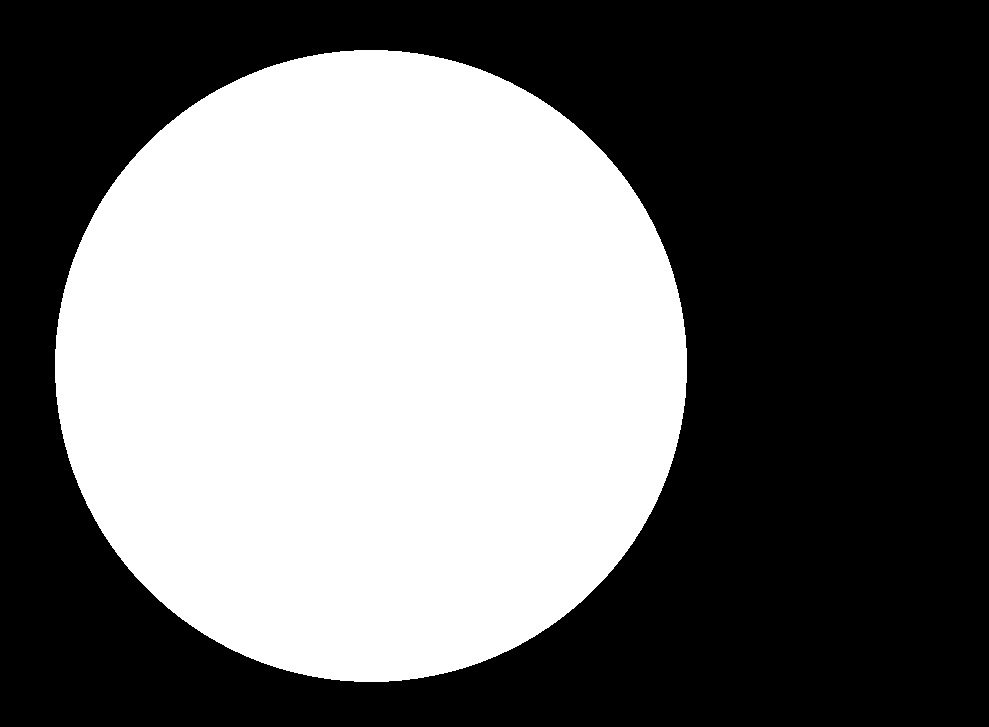
#> input picture Extraccion caracteristicas/img/A6.jpg, 989 x 727 px
$ python ShapeClassificator.py img/A6.jpg img/A6.jpg   (older library calls are emulated)
#> lines starting #> are read from the running program, lines starting #| are printed output that depends on the picture; after the words box and inside, x2 and y2 are one past the last pixel; in counts of white or black regions, pixels touching at a corner belong together; long printed decimals are rounded
# -*- coding: utf-8 -*-
"""
Created on Tue Mar 20 16:20:34 2018

@author: Jose Villalobos

This program, classifies an shape as the following classes:
    - Star
    - Circle
    - Square
"""

import numpy as np
import cv2
import sys # used for load the image

consoleApp = False;

if (consoleApp):
    img = cv2.imread(sys.argv[1], cv2.IMREAD_GRAYSCALE if (sys.argv[2] == '-b') else cv2.IMREAD_COLOR)
else:
    fileName = 'A6'
    img = cv2.imread('img/'+fileName+'.jpg', cv2.IMREAD_GRAYSCALE);
#> img is the input picture: shape (727, 989); min 0, max 255, mean 111.3


while(True):

    m = cv2.moments(img)
#> m = moments, m00 79991440, centre m10/m00, m01/m00 = (370.5, 365.5)

    area = m['m00'] # Area from moments, same as  cv2.contourArea()
#> area = 79991440
    imgEdge = cv2.Canny(img, 100, 200) # Canny(img, minVal, maxVal) https://docs.opencv.org/3.1.0/da/d22/tutorial_py_canny.html
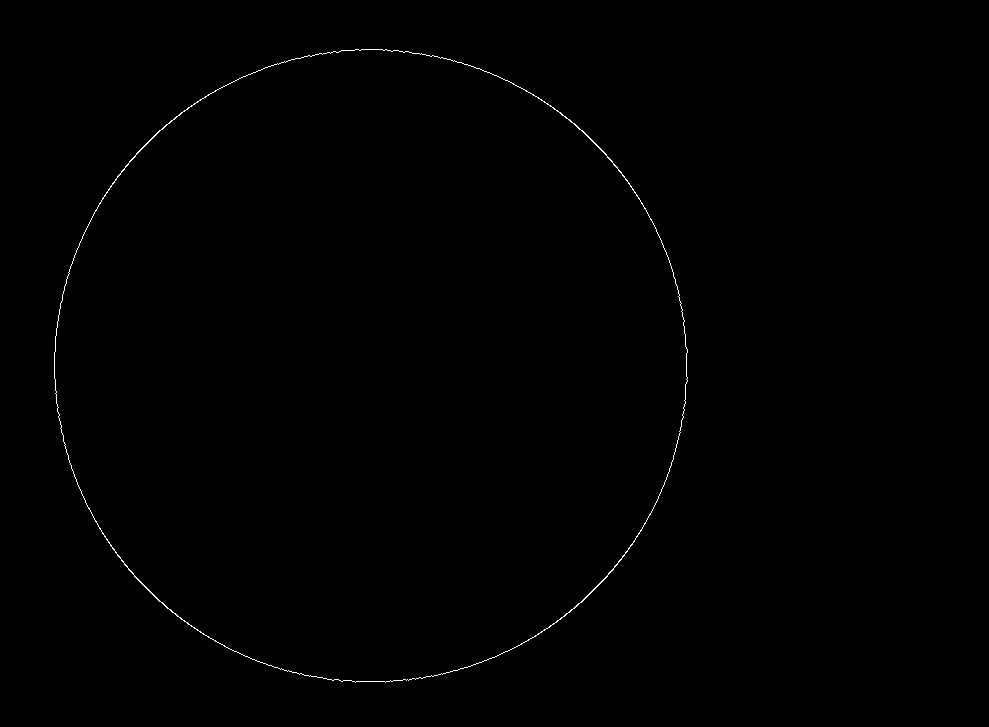
#> imgEdge: shape (727, 989); 0.29% white in thin lines or dots, all inside (x1, y1, x2, y2) = (54, 49, 688, 683)

    # For better accuracy, use binary images. So before finding contours, apply threshold or canny edge detection.
    im, contourns, hierarchy = cv2.findContours(imgEdge, cv2.RETR_EXTERNAL, cv2.CHAIN_APPROX_SIMPLE) # Get the contorn
#> contourns = 1 contour; box (x1, y1, x2, y2) and area: (54, 49, 688, 683) 313845
    perimeter = cv2.arcLength(contourns[0], True) # Get the perimeter
#> perimeter = 2132.6
    print('The perimeter is: ' + str(perimeter))
#| The perimeter is: 2132.626
    centroidPos = (int(m['m10']/m['m00']), int(m['m01']/m['m00'])) # Centroid position
#> centroidPos = (370, 365)

    # C Feature = perimeter**2 / Area
    c = (perimeter**2) / area
#> c = 0.0569
    print('The C feature is: ' + str(c))
#| The C feature is: 0.05686

    '''
    All the circles have a c feature aproximately equal to 0.05
    then, we can check if a shape is an circle with the following condition
    c < 0.06

    the C feature is aproximatelly equal to 0.063 for all the squares, then we can check if a shape is
    an square with the following condition
    0.06 < c < 0.07

    The C feature is aproximatelly equal to 0.7 for all the stars, then we can check if a shape is an square
    with the following condition
    0.7 < c < 0.8
    '''
    if ( c < 0.06):
        # It is an circle
        print('Shape: circle')
    elif(0.06 < c < 0.07):
        # It is an square
        print('Shape: square')
    elif(0.7 < c < 0.8):
        # It is a star
        print('Shape: star')

    # TODO: Segment the bigger shape for do the calculttions (See example-image ./img/A7.jpg )


    img = cv2.cvtColor(img, cv2.COLOR_GRAY2BGR)
    img = cv2.circle(img, centroidPos, 20, (0, 255, 0), thickness=-1) # Negative thickness means that a filled circle is to be drawn.
    img = cv2.drawContours(img, contourns, 0, (255, 0, 0), thickness=10) # Draws the contours in blue
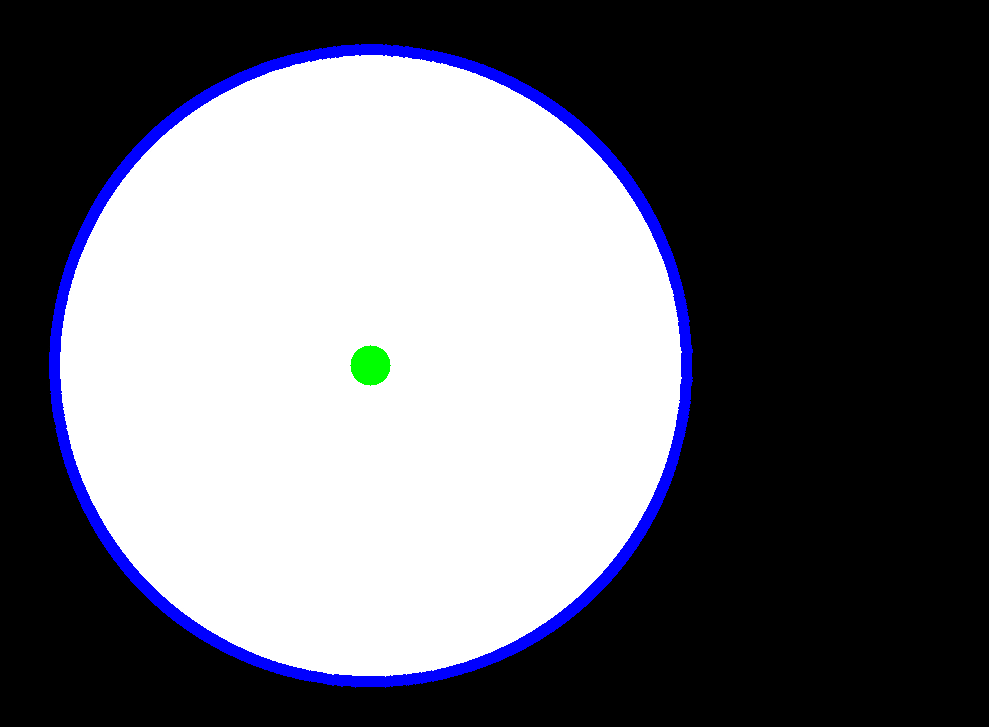
#> img: shape (727, 989, 3); mean B, G, R 114.9, 107.3, 106.9


    cv2.imshow("Canny", imgEdge)
    cv2.imshow('Image', img)

    ch = 0xFF & cv2.waitKey()
#> (key q is pressed here)
    if (ch == ord('q') or ch == ord('Q')):
        #cv2.imwrite("resultado.jpg", salida)
        break;
cv2.destroyAllWindows();

$ run again, with Extraccion caracteristicas/img/A7.jpg copied over Extraccion caracteristicas/img/A6.jpg
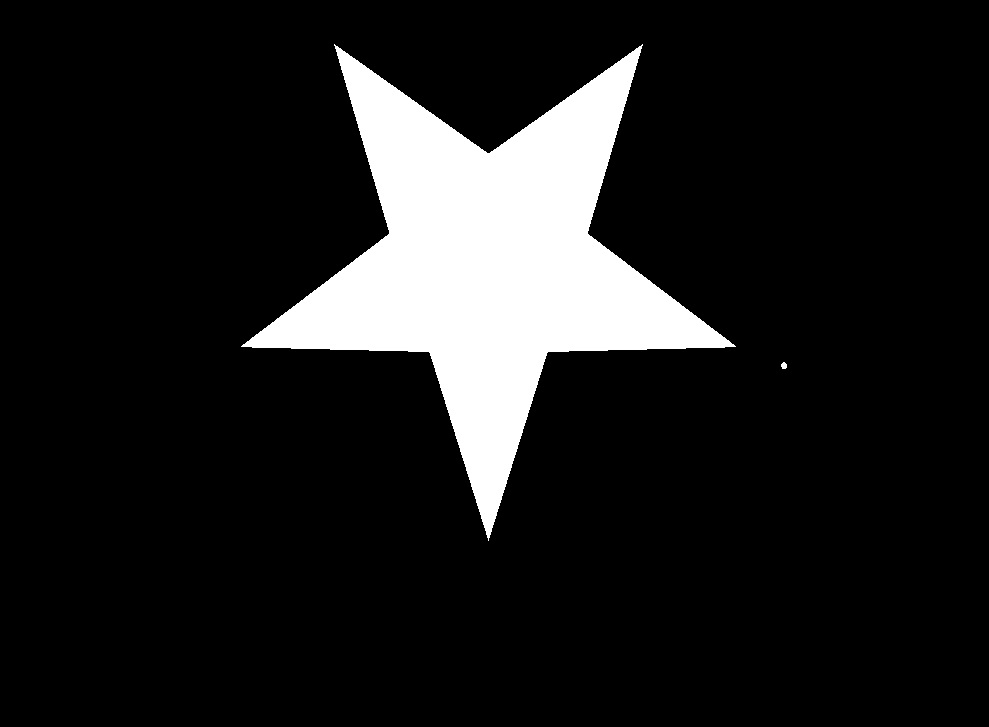
#> input picture Extraccion caracteristicas/img/A7.jpg, 989 x 727 px
#> img is the input picture: shape (727, 989); min 0, max 255, mean 29.6
#> m = moments, m00 21273422, centre m10/m00, m01/m00 = (488.1, 262.7)
#> area = 21273422
#> `imgEdge = cv2.Canny(img, 100, 200)`:
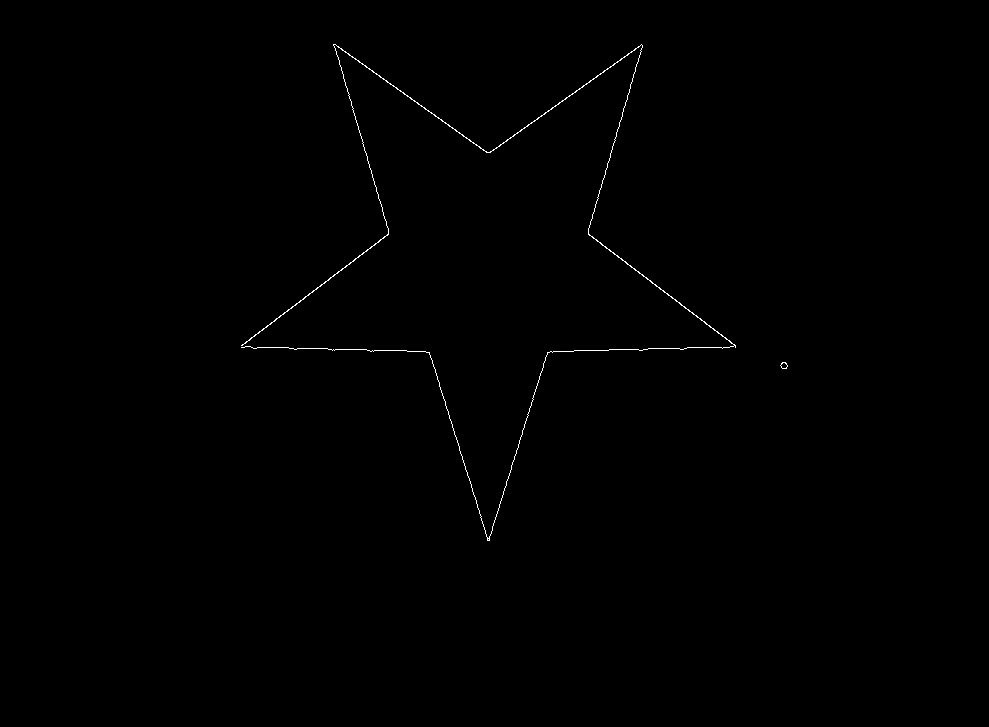
#> imgEdge: shape (727, 989); 0.28% white in thin lines or dots, all inside (x1, y1, x2, y2) = (241, 44, 788, 541)
#> contourns = 2 contours; box (x1, y1, x2, y2) and area: (241, 44, 736, 541) 286, (780, 362, 788, 369) 32
#> perimeter = 21.9
#| The perimeter is: 21.899
#> centroidPos = (488, 262)
#> c = 2.25e-05
#| The C feature is: 2.2543992736953156e-05
#> `img = cv2.circle(img, centroidPos, 20, (0, 255, 0), thickness=-1)`:
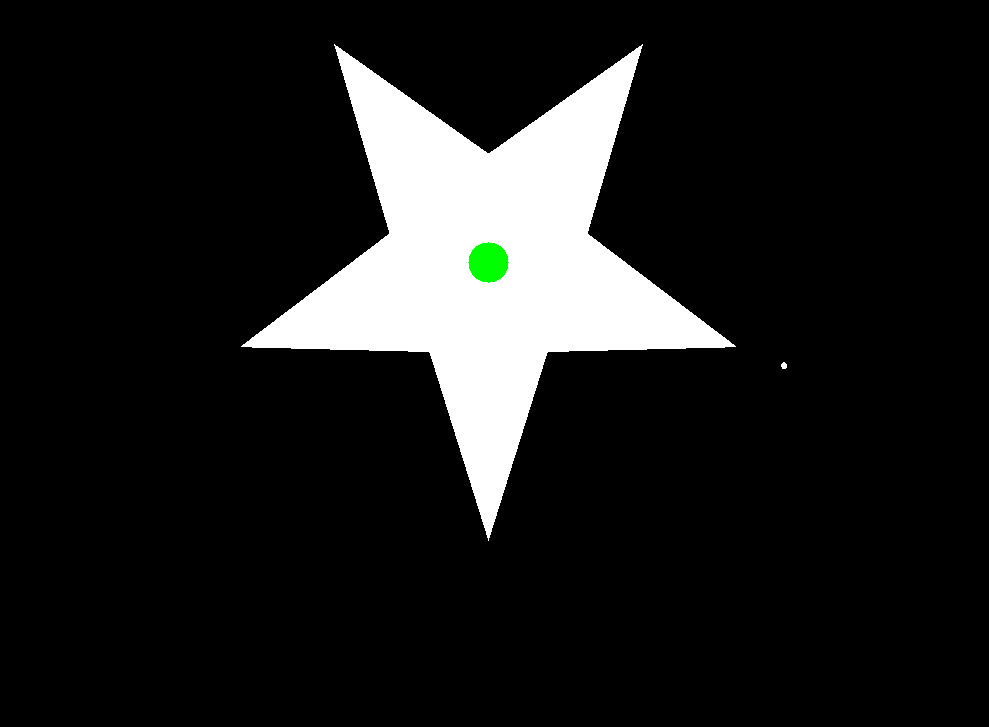
#> img: shape (727, 989, 3); 0.17% of pixels changed, all inside (x1, y1, x2, y2) = (468, 242, 509, 283)

$ run again, with Extraccion caracteristicas/img/A0.jpg copied over Extraccion caracteristicas/img/A6.jpg
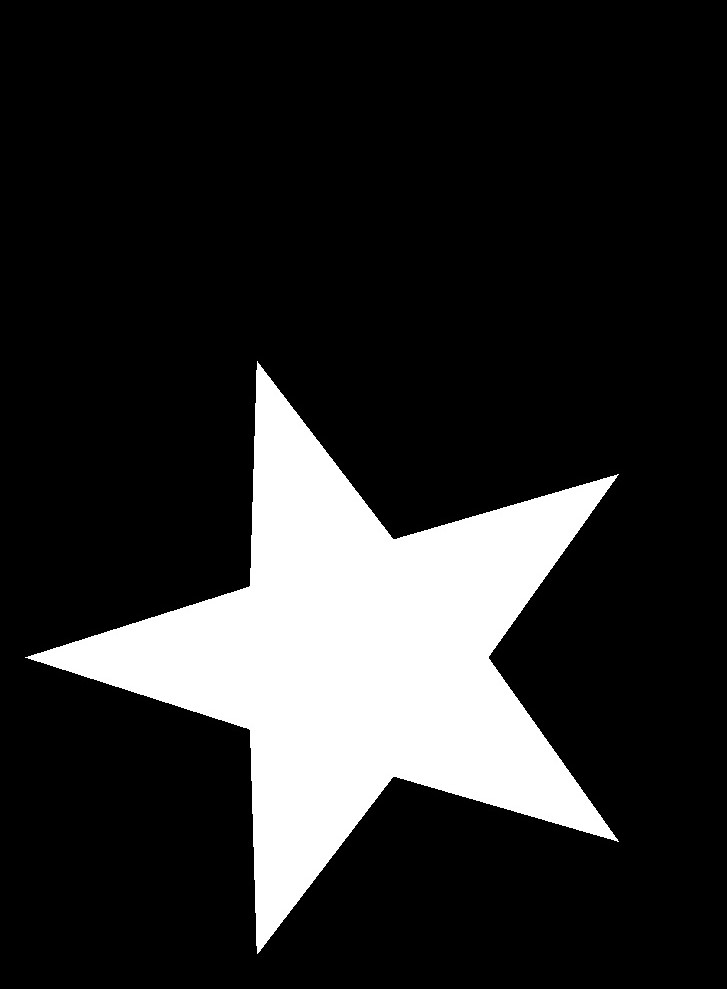
#> input picture Extraccion caracteristicas/img/A0.jpg, 727 x 989 px
#> img is the input picture: shape (989, 727); min 0, max 255, mean 42.5
#> m = moments, m00 30551580, centre m10/m00, m01/m00 = (356, 657.5)
#> area = 30551580
#> `imgEdge = cv2.Canny(img, 100, 200)`:
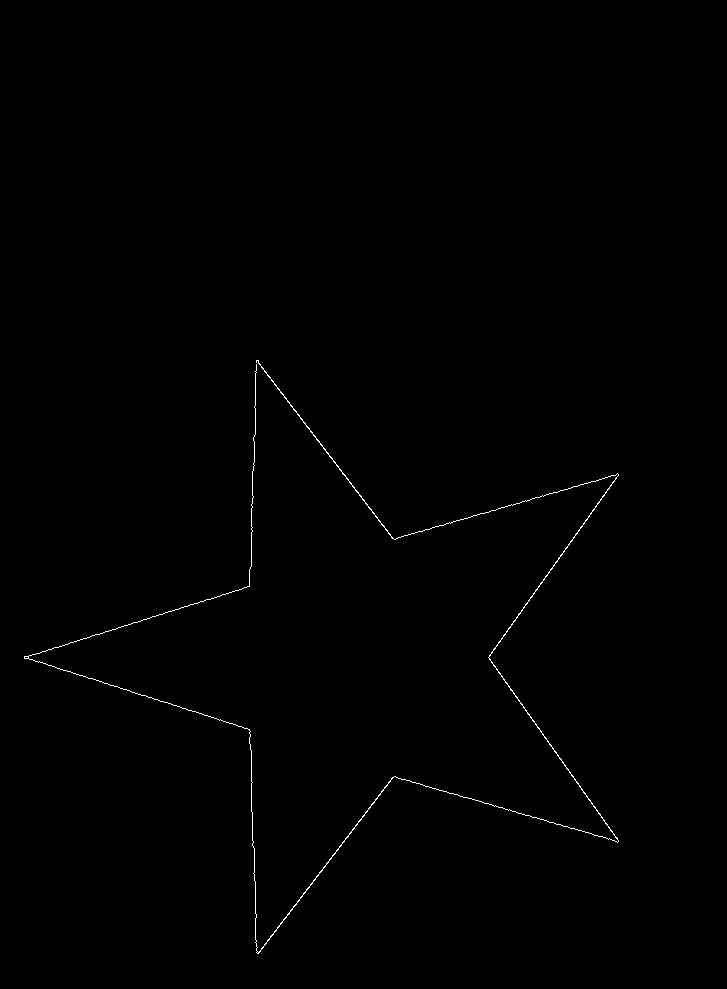
#> imgEdge: shape (989, 727); 0.34% white in thin lines or dots, all inside (x1, y1, x2, y2) = (24, 360, 619, 954)
#> contourns = 1 contour; box (x1, y1, x2, y2) and area: (24, 360, 619, 954) 352
#> perimeter = 4859.5
#| The perimeter is: 4859.459
#> centroidPos = (355, 657)
#> c = 0.773
#| The C feature is: 0.7729
#> `img = cv2.drawContours(img, contourns, 0, (255, 0, 0), thickness=10)`:
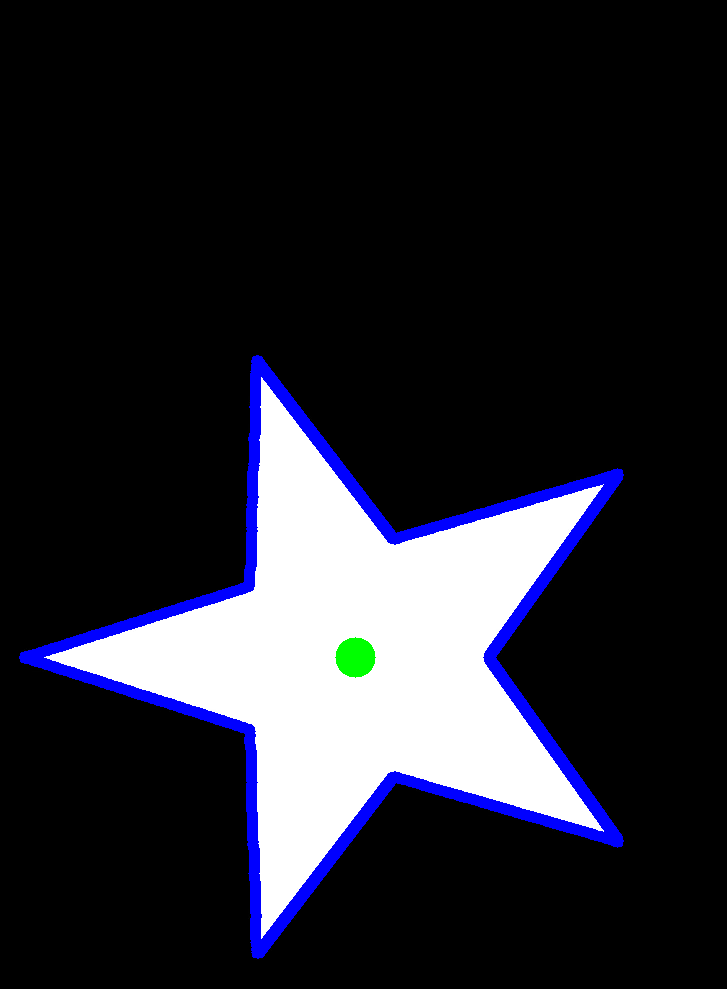
#> img: shape (989, 727, 3); mean B, G, R 46.8, 37.9, 37.5

$ run again, with Extraccion caracteristicas/img/A1.jpg copied over Extraccion caracteristicas/img/A6.jpg
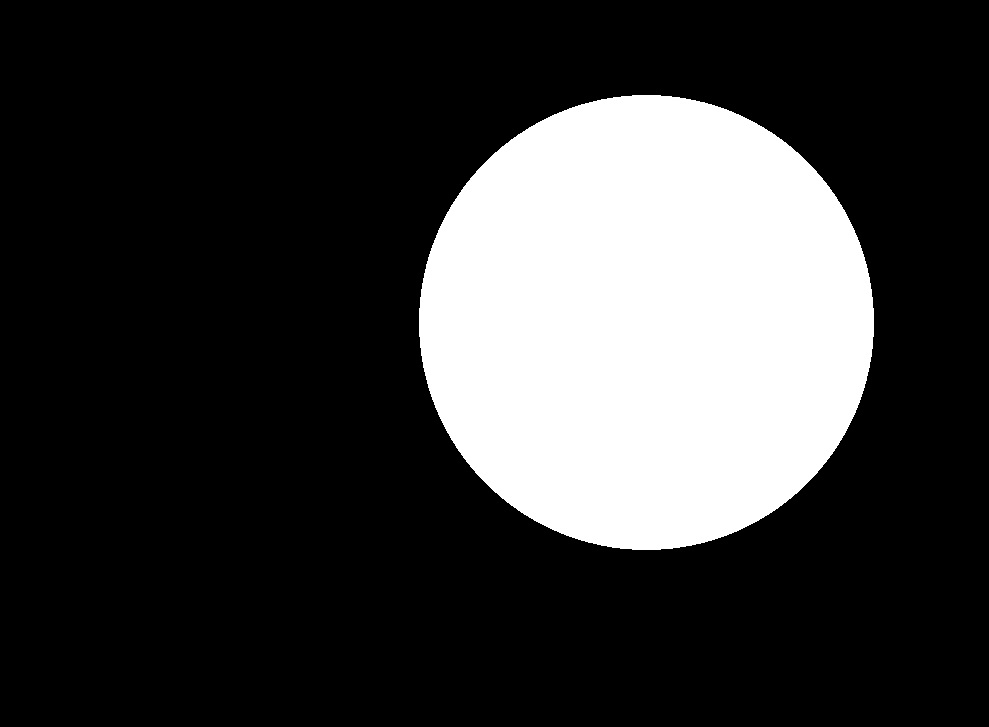
#> input picture Extraccion caracteristicas/img/A1.jpg, 989 x 727 px
#> img is the input picture: shape (727, 989); min 0, max 255, mean 57.7
#> m = moments, m00 41462405, centre m10/m00, m01/m00 = (646, 322)
#> area = 41462405
#> `imgEdge = cv2.Canny(img, 100, 200)`:
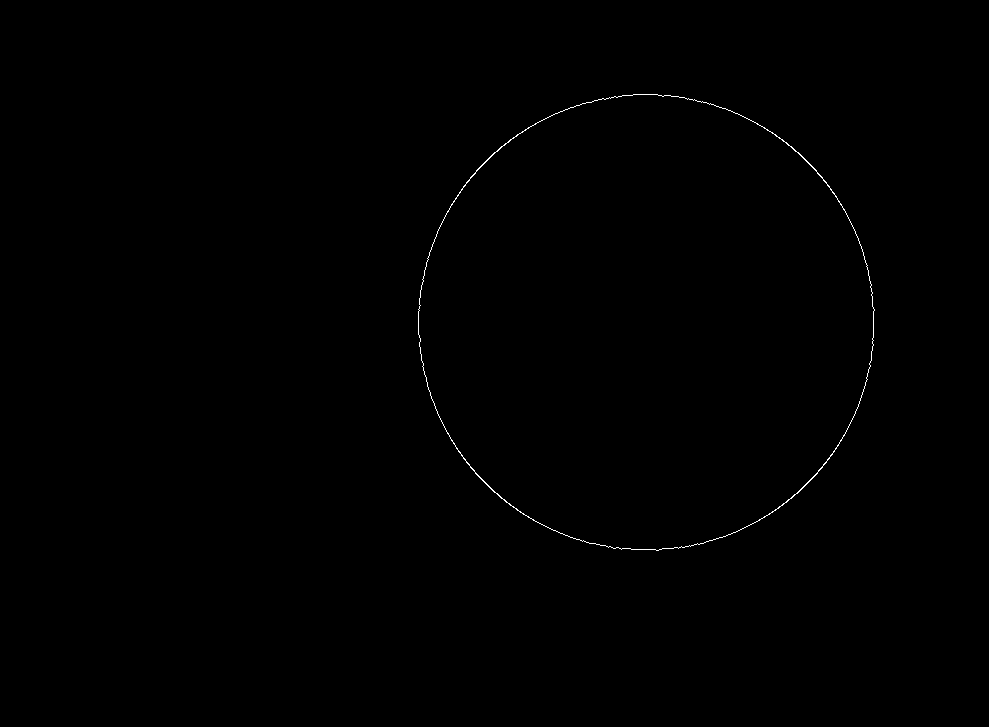
#> imgEdge: shape (727, 989); 0.21% white in thin lines or dots, all inside (x1, y1, x2, y2) = (418, 94, 875, 551)
#> contourns = 1 contour; box (x1, y1, x2, y2) and area: (418, 94, 875, 551) 162702
#> perimeter = 1534
#| The perimeter is: 1534.043
#> centroidPos = (646, 322)
#> c = 0.0568
#| The C feature is: 0.05676
#> `img = cv2.drawContours(img, contourns, 0, (255, 0, 0), thickness=10)`:
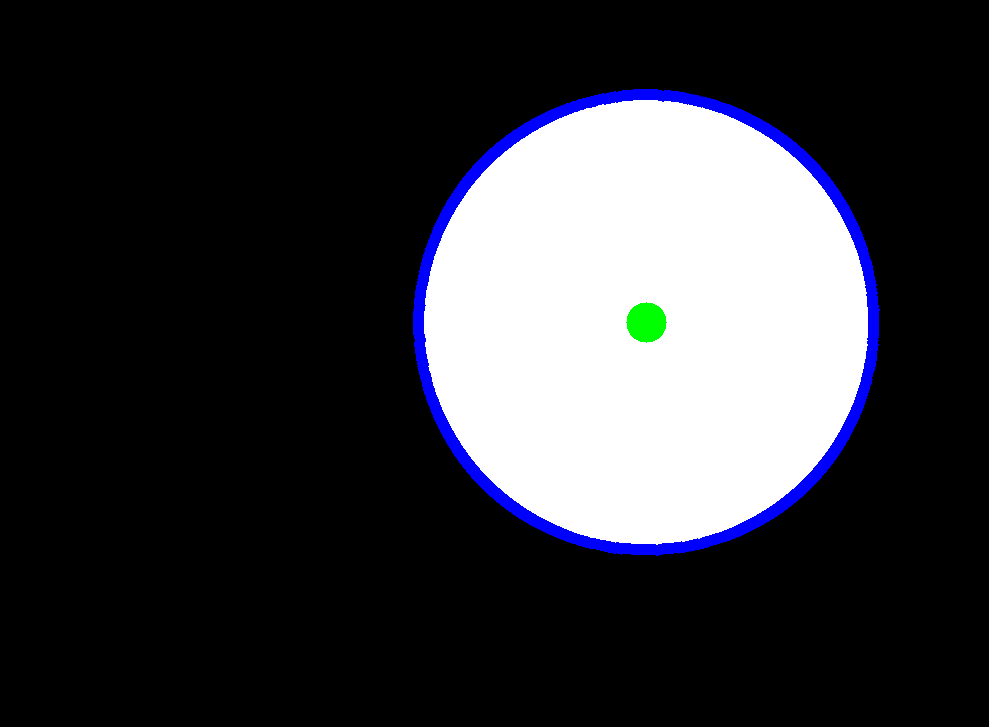
#> img: shape (727, 989, 3); mean B, G, R 60.2, 54.8, 54.4
